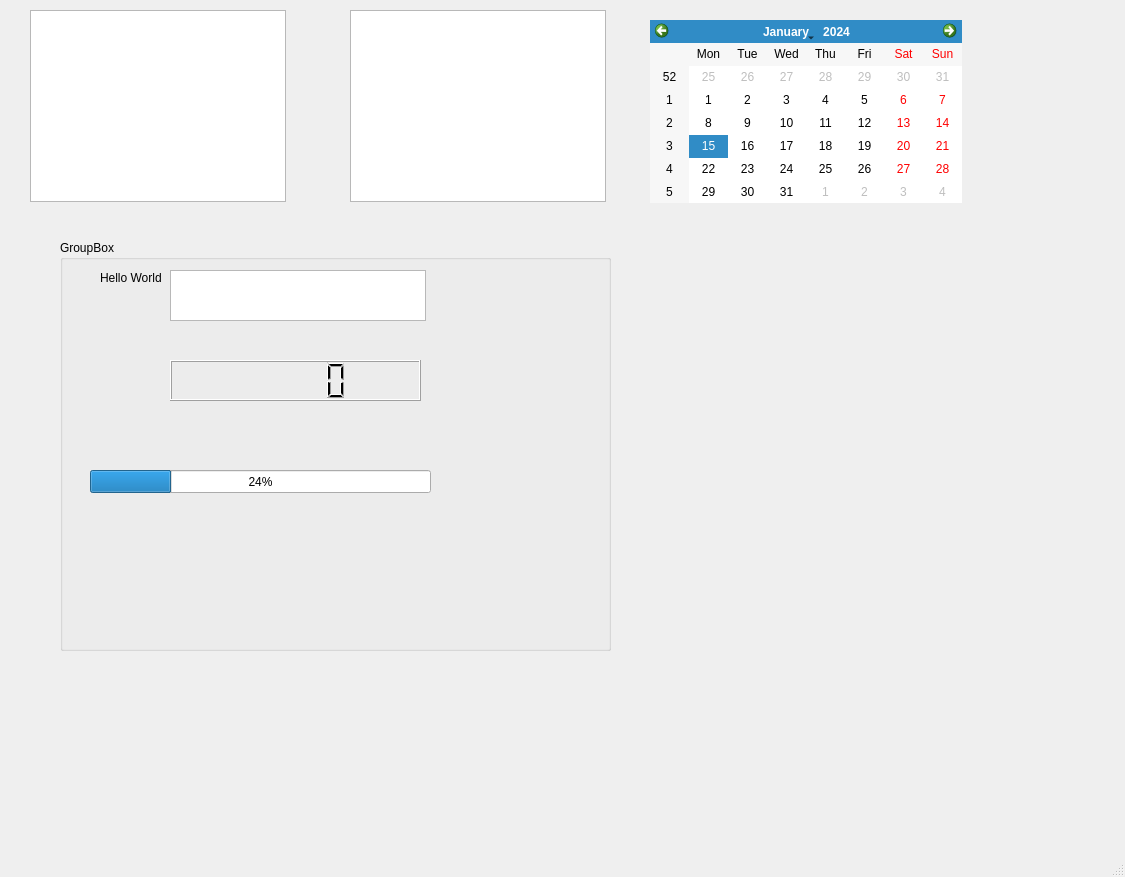
<?xml version="1.0" encoding="UTF-8"?>
<ui version="4.0">
 <class>MainWindow</class>
 <widget class="QMainWindow" name="MainWindow">
  <property name="geometry">
   <rect>
    <x>0</x>
    <y>0</y>
    <width>1125</width>
    <height>877</height>
   </rect>
  </property>
  <property name="windowTitle">
   <string>MainWindow</string>
  </property>
  <widget class="QWidget" name="centralwidget">
   <widget class="QListView" name="listView">
    <property name="geometry">
     <rect>
      <x>30</x>
      <y>10</y>
      <width>256</width>
      <height>192</height>
     </rect>
    </property>
   </widget>
   <widget class="QTreeView" name="treeView">
    <property name="geometry">
     <rect>
      <x>350</x>
      <y>10</y>
      <width>256</width>
      <height>192</height>
     </rect>
    </property>
   </widget>
   <widget class="QGroupBox" name="groupBox">
    <property name="geometry">
     <rect>
      <x>60</x>
      <y>240</y>
      <width>551</width>
      <height>411</height>
     </rect>
    </property>
    <property name="title">
     <string>GroupBox</string>
    </property>
    <widget class="QLabel" name="label">
     <property name="geometry">
      <rect>
       <x>40</x>
       <y>30</y>
       <width>71</width>
       <height>16</height>
      </rect>
     </property>
     <property name="text">
      <string>Hello World</string>
     </property>
    </widget>
    <widget class="QTextBrowser" name="textBrowser">
     <property name="geometry">
      <rect>
       <x>110</x>
       <y>30</y>
       <width>256</width>
       <height>51</height>
      </rect>
     </property>
    </widget>
    <widget class="QLCDNumber" name="lcdNumber">
     <property name="geometry">
      <rect>
       <x>110</x>
       <y>120</y>
       <width>251</width>
       <height>41</height>
      </rect>
     </property>
    </widget>
    <widget class="QProgressBar" name="progressBar">
     <property name="geometry">
      <rect>
       <x>30</x>
       <y>230</y>
       <width>341</width>
       <height>23</height>
      </rect>
     </property>
     <property name="value">
      <number>24</number>
     </property>
    </widget>
   </widget>
   <widget class="QCalendarWidget" name="calendarWidget">
    <property name="geometry">
     <rect>
      <x>650</x>
      <y>20</y>
      <width>312</width>
      <height>183</height>
     </rect>
    </property>
   </widget>
  </widget>
  <widget class="QMenuBar" name="menubar">
   <property name="geometry">
    <rect>
     <x>0</x>
     <y>0</y>
     <width>1125</width>
     <height>21</height>
    </rect>
   </property>
  </widget>
  <widget class="QStatusBar" name="statusbar"/>
 </widget>
 <resources/>
 <connections/>
</ui>
